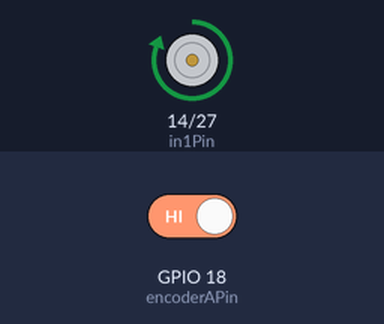
Recording of a sketch running on a simulated ESP32. Parts: motor-driver pin pairs drawn as motors (green arrow = first pin HIGH = forward, orange = second pin HIGH = backward, longer = more drive). Inputs (shaded band) come from the test bench; at power-on: GPIO 18 (encoderAPin) HIGH. What the sketch prints to the serial monitor is not drawn.

Above: at 1.3 s.
Timing chart, 0 to 2.8 s (numbered marks = the images above):
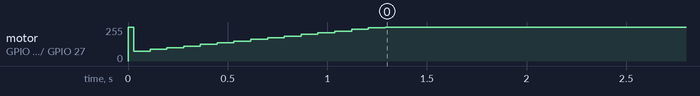

The sketch:

PID-Test.ino
```cpp
// Pin-definisjoner
const int in1Pin = 14;      // PWM-pin for motorens retning/hastighet
const int in2Pin = 27;      // PWM-pin for motorens retning/hastighet
const int encoderAPin = 18; // Encoder A-pin
const int encoderBPin = 17; // Encoder B-pin

// Variabler for encoder
volatile long encoderTicks = 0;
long previousTicks = 0;
unsigned long previousMillis = 0;
double currentRPM = 0.0;

// PID-variabler
double setpointRPM = 25.0; // Ønsket hastighet i RPM
double inputRPM = 0.0;      // Målt hastighet i RPM
double outputPWM = 0.0;     // PWM-utgang

// PID-konstanter (juster etter behov)
double Kp = 2.0, Ki = 5.0, Kd = 1.0;
double integral = 0.0;
double previousError = 0.0;

// Konstant for girforhold og encoder ticks per rotasjon
const double gearRatio = 74.8;
const int ticksPerRevolution = 360;
const int interval = 100; // Oppdateringsintervall i ms

void setup() {
  // Sett pin-modus
  pinMode(in1Pin, OUTPUT);
  pinMode(in2Pin, OUTPUT);
  pinMode(encoderAPin, INPUT_PULLUP);
  pinMode(encoderBPin, INPUT_PULLUP);

  // Sett opp interrupt for encoder
  attachInterrupt(digitalPinToInterrupt(encoderAPin), encoderISR, RISING);

  // Sett opp seriell kommunikasjon
  Serial.begin(9600);

  // Sett motoren til å være av som start
  analogWrite(in1Pin, 0);
  analogWrite(in2Pin, 0);

  previousMillis = millis();
}

// Interrupt Service Routine for encoder
void encoderISR() {
  if (digitalRead(encoderBPin) == HIGH) {
    encoderTicks++;
  } else {
    encoderTicks--;
  }
}

// Funksjon for å beregne RPM basert på encoder-ticks
void calculateRPM() {
  unsigned long currentMillis = millis();
  if (currentMillis - previousMillis >= interval) {
    long ticks = encoderTicks - previousTicks;
    double timeElapsed = (currentMillis - previousMillis) / 1000.0; // Tid i sekunder

    currentRPM = (ticks / (ticksPerRevolution * gearRatio)) * (60.0 / timeElapsed);

    previousTicks = encoderTicks;
    previousMillis = currentMillis;
  }
}

// Funksjon for å kjøre motoren basert på PWM-verdi
void driveMotor(int pwmValue) {
  if (pwmValue > 255) pwmValue = 255;
  if (pwmValue < 0) pwmValue = 0;

  analogWrite(in1Pin, pwmValue);
  analogWrite(in2Pin, 0);
}

// Enkel PID-beregning uten bibliotek
double calculatePID(double setpoint, double input) {
  double error = setpoint - input;

  integral += error * interval / 1000.0;
  if (integral > 255) integral = 255;
  if (integral < 0) integral = 0;

  double derivative = (error - previousError) / (interval / 1000.0);
  previousError = error;

  return (Kp * error) + (Ki * integral) + (Kd * derivative);
}

void loop() {
  // Beregn nåværende RPM
  calculateRPM();

  // Oppdater PID-input og beregn PID-output
  inputRPM = currentRPM;
  outputPWM = calculatePID(setpointRPM, inputRPM);

  // Begrens PWM-utgangen og kjør motoren
  if (outputPWM > 255) outputPWM = 255;
  if (outputPWM < 0) outputPWM = 0;

  driveMotor((int)outputPWM);

  // Debugging-utdata
  Serial.print("Encoder Ticks: ");
  Serial.print(encoderTicks);
  Serial.print(" | Setpoint RPM: ");
  Serial.print(setpointRPM, 2);
  Serial.print(" | Current RPM: ");
  Serial.print(currentRPM, 2);
  Serial.print(" | Output PWM: ");
  Serial.println(outputPWM, 2);

  delay(10); // Kort forsinkelse for stabil oppdatering
}
```
